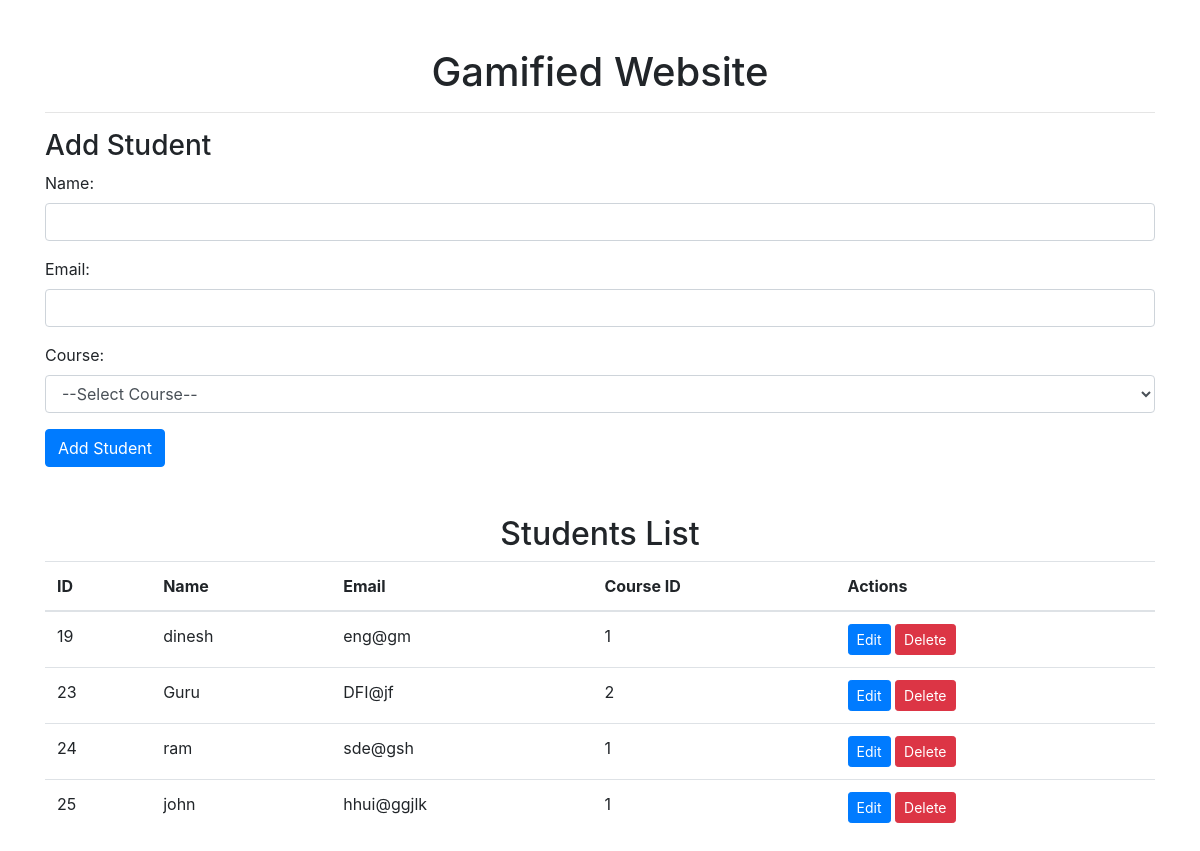
Screenshot of /index1.php with the database file from the repository.
### tables this page shows
CREATE TABLE `students` (
  `id` int(11) NOT NULL,
  `name` varchar(255) NOT NULL,
  `email` varchar(255) NOT NULL,
  `course_id` int(11) NOT NULL,
  `school_id` int(11) NOT NULL
);

### functions.php (called while the page is built, shortened)
<?php
include 'db_connection.php';
function getStudents() {
  global $conn;
  $result = $conn->query("SELECT * FROM students");
  return $result->fetch_all(MYSQLI_ASSOC);
}
?>

### index1.php (the view, shortened to what this page needs)
<!DOCTYPE html>
<html lang="en">
<head>
  <link rel="stylesheet" href="https://maxcdn.bootstrapcdn.com/bootstrap/4.5.2/css/bootstrap.min.css">
</head>
<body>
  <div class="container">
    <h1 class="text-center mt-5">Gamified Website</h1>
    <hr>
    <h3>Add Student</h3>
    <form method="POST">
      <div class="form-group">
        <label for="name">Name:</label>
        <input type="text" class="form-control" id="name" name="name" required>
      </div>
      <div class="form-group">
        <label for="email">Email:</label>
        <input type="email" class="form-control" id="email" name="email" required>
      </div>
      <div class="form-group">
        <label for="course_id">Course:</label>
        <select class="form-control" id="course_id" name="course_id" required>
          <option value="">--Select Course--</option>
          <?php
          include 'functions.php';
          ?>
        </select>
      </div>
      <button type="submit" class="btn btn-primary">Add Student</button>
    </form>
    <h2 class="text-center mt-5">Students List</h2>
    <table class="table">
      <thead>
        <tr>
          <th>ID</th>
          <th>Name</th>
          <th>Email</th>
          <th>Course ID</th>
          <th>Actions</th>
        </tr>
      </thead>
      <tbody>
        <?php
        $students = getStudents();
        foreach ($students as $student) {
          echo "<tr>";
          echo "<td>" . $student['id'] . "</td>";
          echo "<td>" . $student['name'] . "</td>";
          echo "<td>" . $student['email'] . "</td>";
          echo "<td>" . $student['course_id'] . "</td>";
          echo "<td>";
          echo "<a href='edit_student.php?id=" . $student['id'] . "' class='btn btn-sm btn-primary'>Edit</a> ";
          echo "<a href='delete_student.php?id=" . $student['id'] . "' class='btn btn-sm btn-danger'>Delete</a>";
          echo "</td>";
          echo "</tr>";
        }
        ?>
      </tbody>
    </table>
  </div>
</body>
</html>

### rows the page displays
students: id "19", name "dinesh", email "eng@gm", course "1"
students: id "23", name "Guru", email "DFI@jf", course "2"
students: id "24", name "ram", email "sde@gsh", course "1"
students: id "25", name "john", email "hhui@ggjlk", course "1"
